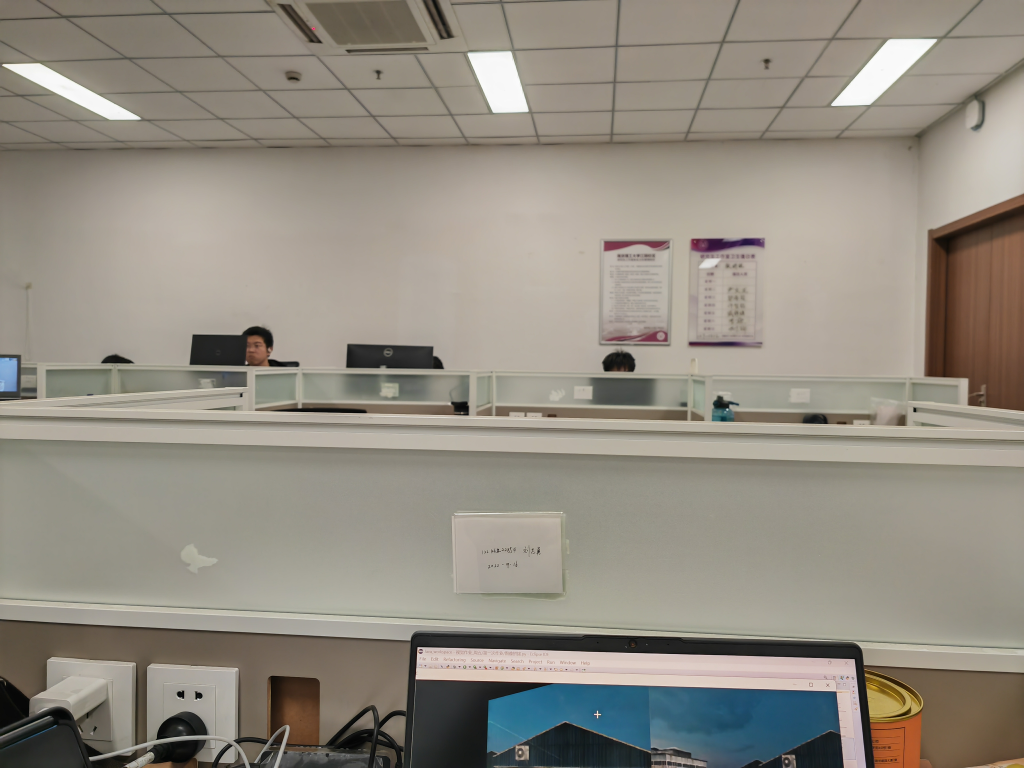
#> input picture 计算机视觉实践-练习1/code/C.jpg, 4096 x 3072 px (shown at 1/4 size)
$ jupyter execute '图像拼接.ipynb'
#> lines starting #> are read from the running program, lines starting #| are printed output that depends on the picture; after the words box and inside, x2 and y2 are one past the last pixel; in counts of white or black regions, pixels touching at a corner belong together
[cell 1]
# import the necessary packages
import numpy as np
import imutils
import cv2
class Stitcher:
    def __init__(self):
        # 确定是否使用OpenCV v3.X
        self.isv3 = imutils.is_cv3(or_better=True)

    def stitch(self, images, ratio=0.75, reprojThresh=4.0,
            showMatches=False):
            # 解包图像，然后检测关键点并提取
            # 定位局部不变描述子
            (imageB, imageA) = images
            (kpsA, featuresA) = self.detectAndDescribe(imageA)
            (kpsB, featuresB) = self.detectAndDescribe(imageB)
            # 匹配两个图像之间的特征
            M = self.matchKeypoints(kpsA, kpsB,
                featuresA, featuresB, ratio, reprojThresh)
            #如果匹配为None，则没有足够的匹配
            # 创建全景图的关键点
            if M is None:
                return None
            # 否则，应用透视变形来缝合图像
            # 连接
            (matches, H, status) = M
            result = cv2.warpPerspective(imageA, H,
                (imageA.shape[1] + imageB.shape[1], imageA.shape[0]))
            result[0:imageB.shape[0], 0:imageB.shape[1]] = imageB
            # 检查匹配的关键点是否可以可视化
            if showMatches:
                vis = self.drawMatches(imageA, imageB, kpsA, kpsB, matches,
                    status)
                # 返回拼接后的图像和
                return (result, vis)
            # 返回拼接后的图像
            return result
    def detectAndDescribe(self, image):
        # 将图像转换为灰度
        gray = cv2.cvtColor(image, cv2.COLOR_BGR2GRAY)
        # 检查是否使用OpenCV 3.X
        if self.isv3:
            # 检测并提取图像特征
            descriptor = cv2.SIFT_create()
            (kps, features) = descriptor.detectAndCompute(image, None)
        # 否则，使用OpenCV 2.4.X
        else:
            #检测图像中的关键点
            detector = cv2.FeatureDetector_create("SIFT")
            kps = detector.detect(gray)
            # 从图像中提取特征
            extractor = cv2.DescriptorExtractor_create("SIFT")
            (kps, features) = extractor.compute(gray, kps)
        # 将KeyPoint对象中的关键点转换为NumPy
        # arrays
        kps = np.float32([kp.pt for kp in kps])
        # 返回关键点和特征的元组
        return (kps, features)
    def matchKeypoints(self, kpsA, kpsB, featuresA, featuresB,
        ratio, reprojThresh):
        # 计算原始匹配，并初始化实际匹配列表
        # matches
        matcher = cv2.DescriptorMatcher_create("BruteForce")
        rawMatches = matcher.knnMatch(featuresA, featuresB, 2)
        matches = []
        # 计算原始匹配，并初始化实际匹配列表
        for m in rawMatches:
            # 确保距离在一定比例范围内 (即Lowe的比例测试)
            if len(m) == 2 and m[0].distance < m[1].distance * ratio:
                matches.append((m[0].trainIdx, m[0].queryIdx))

        # 计算单应性矩阵至少需要4个匹配
        if len(matches) > 4:
            # 构造两组点
            ptsA = np.float32([kpsA[i] for (_, i) in matches])
            ptsB = np.float32([kpsB[i] for (i, _) in matches])
            # 计算两组点之间的单应性矩阵
            (H, status) = cv2.findHomography(ptsA, ptsB, cv2.RANSAC,
                                              reprojThresh)
            # 返回匹配及其对应的单应性矩阵和匹配点的状态
            return (matches, H, status)
        # 否则，无法计算单应性矩阵
        return None
    def drawMatches(self, imageA, imageB, kpsA, kpsB, matches, status):
        # 初始化输出可视化图像
        (hA, wA) = imageA.shape[:2]
        (hB, wB) = imageB.shape[:2]
        vis = np.zeros((max(hA, hB), wA + wB, 3), dtype="uint8")
        vis[0:hA, 0:wA] = imageA
        vis[0:hB, wA:] = imageB
        # 遍历匹配
        for ((trainIdx, queryIdx), s) in zip(matches, status):
            # 仅处理成功匹配的关键点
            if s == 1:
                # 绘制匹配线
                ptA = (int(kpsA[queryIdx][0]), int(kpsA[queryIdx][1]))
                ptB = (int(kpsB[trainIdx][0]) + wA, int(kpsB[trainIdx][1]))
                cv2.line(vis, ptA, ptB, (0, 255, 0), 1)
        # 返回可视化结果
        return vis


# imageA = cv2.imread('2.png')
# imageB = cv2.imread('1.png')
imageA = cv2.imread('C.jpg')
#> imageA is the input picture: shape (3072, 4096, 3); mean B, G, R 129.2, 140, 146
imageB = cv2.imread('D.jpg')
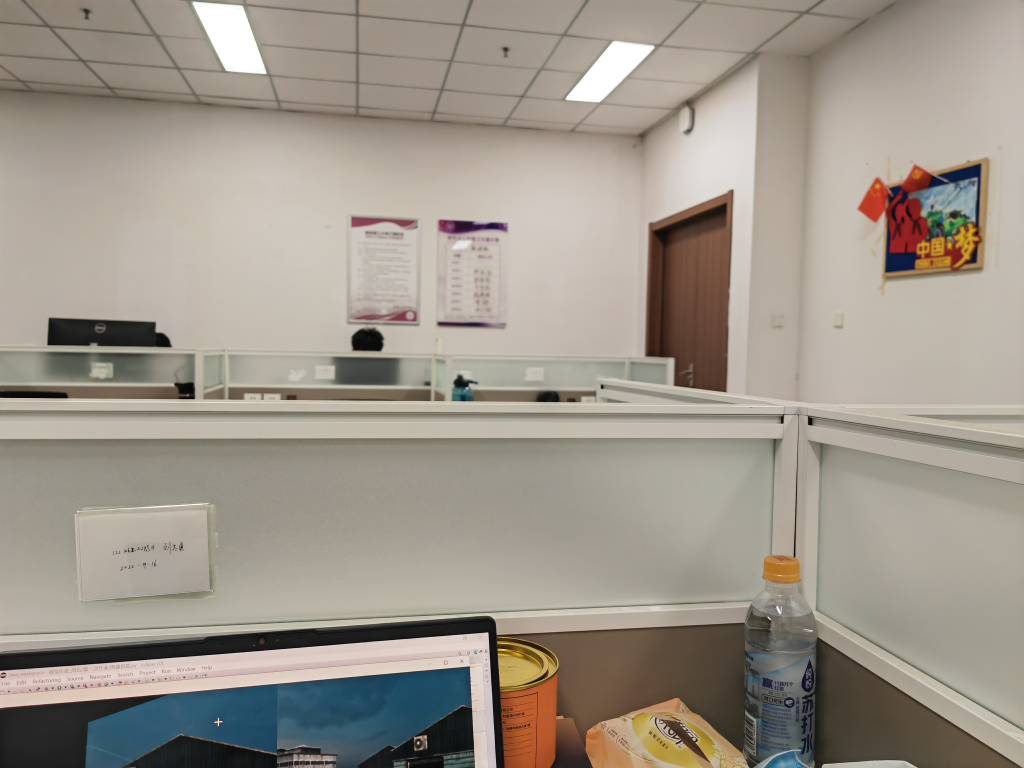
#> input picture 计算机视觉实践-练习1/code/D.jpg, 4096 x 3072 px (shown at 1/4 size)
#> imageB is the input picture: shape (3072, 4096, 3); mean B, G, R 139, 149.8, 157.7

imageA = imutils.resize(imageA, width=400)
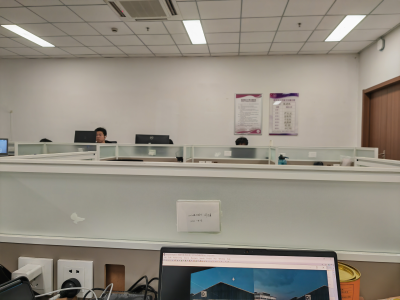
#> imageA: shape (300, 400, 3); mean B, G, R 129.2, 140, 146
imageB = imutils.resize(imageB, width=400)
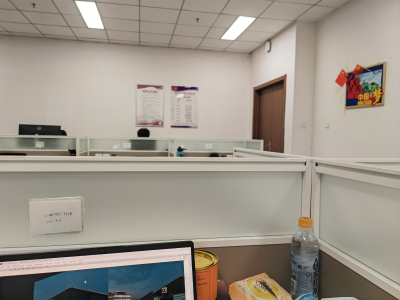
#> imageB: shape (300, 400, 3); mean B, G, R 139, 149.8, 157.7
#将图像拼接在一起创建全景图
stitcher = Stitcher()
(result, vis) = stitcher.stitch([imageA, imageB], showMatches=True)
#> in detectAndDescribe, `gray = cv2.cvtColor(image, cv2.COLOR_BGR2GRAY)`:
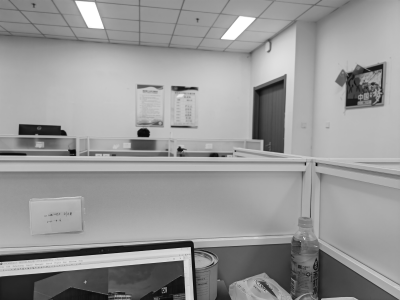
#> gray: shape (300, 400); min 6, max 255, mean 151
#> in detectAndDescribe, `kps = detector.detect(gray)`: kps = 258 keypoints; strongest (x, y, size): (143, 132, 6.5), (72, 152, 4.8), (180, 149, 3.3), (316, 164, 1.9)
#> in detectAndDescribe, `kps = np.float32([kp.pt for kp in kps])`: kps = 258 pairs, first value 5.76 to 388.7, second value 4.06 to 296.9
#> in stitch, `(kpsA, featuresA) = self.detectAndDescribe(imageA)`: kpsA has the same summary as kps in detectAndDescribe
#> in detectAndDescribe (call 2), `gray = cv2.cvtColor(image, cv2.COLOR_BGR2GRAY)`:
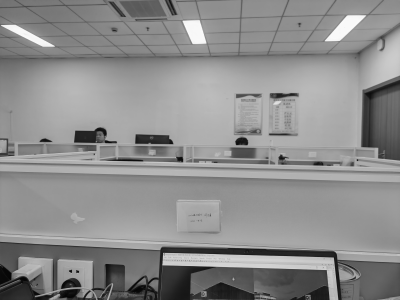
#> gray: shape (300, 400); min 4, max 251, mean 140.6
#> in detectAndDescribe (call 2), `kps = detector.detect(gray)`: kps = 274 keypoints; strongest (x, y, size): (71, 271, 1.9), (77, 271, 1.9), (180, 159, 4), (106, 142, 2.2)
#> in detectAndDescribe (call 2), `kps = np.float32([kp.pt for kp in kps])`: kps = 274 pairs, first value 4.1 to 391.1, second value 2.69 to 297
#> in stitch, `(kpsB, featuresB) = self.detectAndDescribe(imageB)`: kpsB has the same summary as kps in detectAndDescribe
#> in matchKeypoints, `rawMatches = matcher.knnMatch(featuresA, featuresB, 2)`: rawMatches = 258 matches
#> after the loop in matchKeypoints, `for m in rawMatches:`: matches = 76 pairs, first value 10 to 269, second value 2 to 257
#> in matchKeypoints, `ptsA = np.float32([kpsA[i] for (_, i) in matches])`: ptsA = 76 pairs, first value 14.74 to 388.7, second value 19.14 to 293.2
#> in matchKeypoints, `ptsB = np.float32([kpsB[i] for (i, _) in matches])`: ptsB = 76 pairs, first value 19.71 to 380, second value 16.55 to 294
#> in matchKeypoints, `(H, status) = cv2.findHomography(ptsA, ptsB, cv2.RANSAC, reprojThresh)`: H = [[0.639, 0.0344, 117.6], [-0.133, 0.852, 29.94], [-0.000896, 6.25e-05, 1]]; status = 76 values, max 1 at index 0, min 0 at index 1, mean 0.684
#> in stitch, `result = cv2.warpPerspective(imageA, H, (imageA.shape[1] + imageB.shap..`:
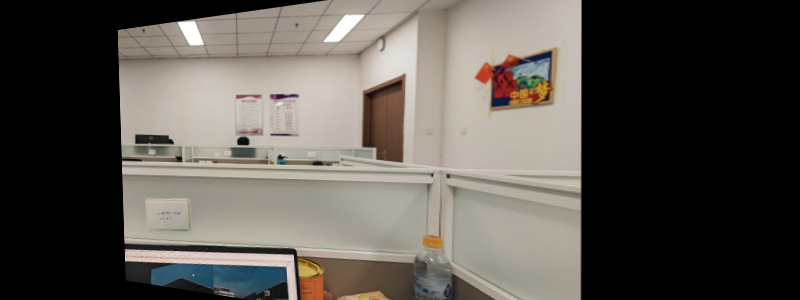
#> result: shape (300, 800, 3); mean B, G, R 79.4, 85.6, 90.3
#> in stitch, `result[0:imageB.shape[0], 0:imageB.shape[1]] = imageB`:
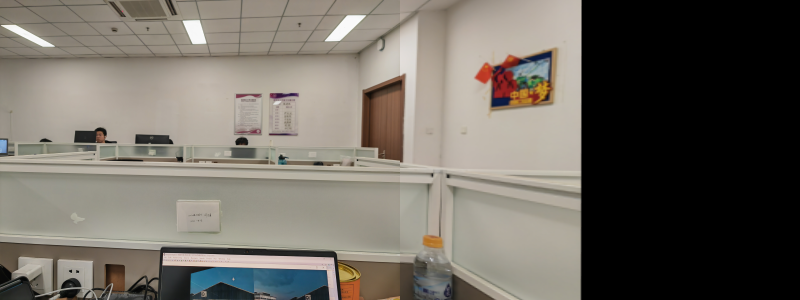
#> result: shape (300, 800, 3); mean B, G, R 98, 106.1, 111.2
#> in drawMatches, `vis[0:hA, 0:wA] = imageA`:
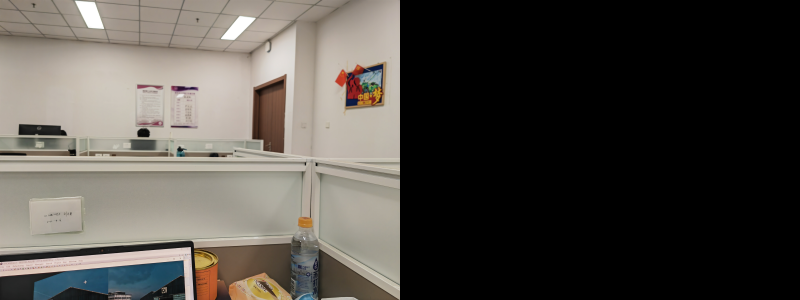
#> vis: shape (300, 800, 3); mean B, G, R 69.5, 74.9, 78.9
#> in drawMatches, `vis[0:hB, wA:] = imageB`:
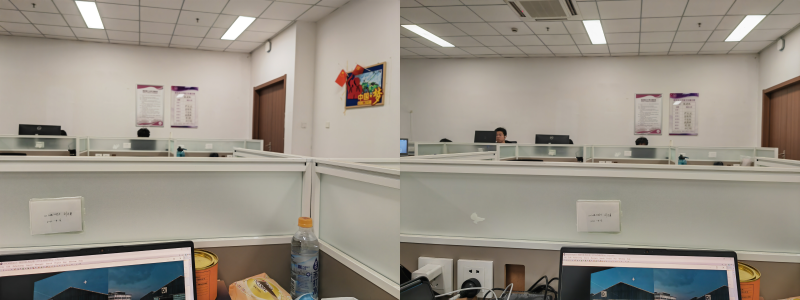
#> vis: shape (300, 800, 3); mean B, G, R 134.1, 144.9, 151.9
#> the loop in drawMatches, `for ((trainIdx, queryIdx), s) in zip(matches, status):` made 76 passes
#> (trainIdx, queryIdx, s, ptA, ptB) on passes 1, 3, 4, 5, 7, 9, 10, 11, 12, 13, 14, 15: (95, 2, [1], (14, 132), (531, 141)), (98, 4, [1], (22, 142), (538, 150)), (99, 5, [1], (22, 142), (538, 150)), (100, 7, [1], (23, 129), (539, 138)), (110, 9, [1], (36, 135), (549, 144)), (119, 13, [1], (46, 145), (557, 153)), (120, 14, [1], (46, 145), (557, 153)), (127, 15, [1], (56, 130), (565, 139)), (129, 16, [1], (63, 132), (570, 142)), (130, 17, [1], (63, 132), (570, 142)), (134, 20, [1], (72, 152), (579, 159)), (136, 23, [1], (77, 157), (584, 163))
#> (ptA, ptB) on passes 61 to 66: ((228, 158), (735, 166)), ((247, 141), (756, 150)), ((248, 52), (757, 52)), ((252, 19), (762, 16)), ((252, 19), (762, 16)), ((253, 137), (763, 144))
#> after the loop in drawMatches, `for ((trainIdx, queryIdx), s) in zip(matches, status):`:
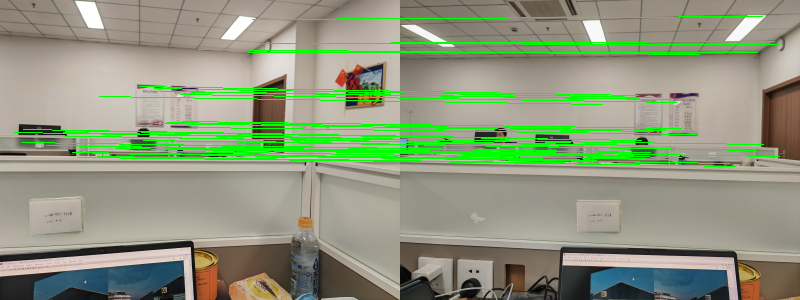
#> vis: shape (300, 800, 3); 6.67% of pixels changed, all inside (x1, y1, x2, y2) = (14, 16, 780, 167)

cv2.imshow("Image A", imageA)
cv2.imshow("Image B", imageB)
cv2.imshow("Keypoint Matches", vis)
cv2.imshow("Result", result)
cv2.waitKey(0)
#> Out = 27
